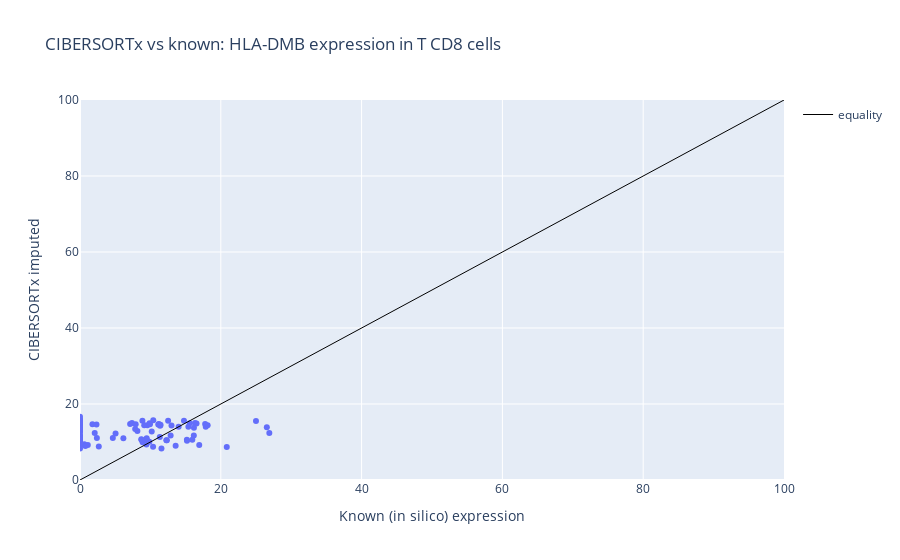

This figure's notebook cell:
### Code cell
fig = px.scatter(
    x=sample_cell_type_geps.loc[pd.IndexSlice[:, gene], :][cell_type],
    y=all_inferred_geps.loc[pd.IndexSlice[:, gene_csx], :][cell_type],
    title=f"CIBERSORTx vs known: {gene} expression in {cell_type} cells",
)
fig.add_trace(
    go.Scatter(
        x=[0, 100],
        y=[0, 100],
        mode="lines",
        line=dict(color="black", width=1),
        name="equality",
    )
)
fig.update_layout(
    xaxis_title="Known (in silico) expression",
    yaxis_title="CIBERSORTx imputed",
)
fig.update_yaxes(range=(0, 100))
fig.update_xaxes(range=(0, 100))

### Figure 1 — Plotly figure (JSON) as saved in the notebook; plotly's stock layout.template omitted (floating-point values rounded to 4 significant figures)
{"data": [{"hovertemplate": "x=%{x}<br>y=%{y}<extra></extra>", "legendgroup": "", "marker": {"color": "#636efa", "symbol": "circle"}, "mode": "markers", "name": "", "orientation": "v", "showlegend": false, "type": "scatter", "x": [16.55, 8.865, 1.769, 0, 11.37, 0, 11.19, 15.2, 16.34, 0, 0, 16.17, 10.19, 9.558, 17.86, 18.13, 2.669, 0, 1.106, 8.895, 25.0, 0, 2.091, 0, 9.47, 0, 26.54, 7.118, 7.38, 9.882, 9.123, 0, 9.851, 9.44, 15.6, 9.456, 8.154, 6.161, 0, 17.78, 0, 26.9, 12.26, 13.0, 14.01, 0, 16.18, 0, 12.34, 11.34, 15.18, 7.838, 0, 0, 0, 0, 11.37, 8.736, 0, 11.12, 0, 0, 0, 14.77, 15.39, 13.59, 8.711, 11.45, 7.91, 12.52, 10.41, 0, 0, 10.38, 12.87, 2.341, 0, 0, 0, 0, 0, 0, 0, 0.6095, 0, 15.95, 0, 16.94, 20.85, 2.397, 9.937, 5.051, 0, 0, 4.663, 0, 0, 0, 11.57, 0.7665], "xaxis": "x", "y": [14.84, 15.62, 14.64, 10.71, 14.56, 14.58, 14.75, 10.35, 14.97, 11.49, 9.107, 11.68, 12.77, 14.4, 14.01, 14.39, 8.808, 15.91, 9.232, 9.928, 15.53, 12.51, 12.34, 16.63, 11.0, 15.17, 13.91, 14.77, 14.98, 14.92, 14.38, 14.49, 10.08, 9.31, 14.93, 10.69, 12.92, 10.98, 12.86, 14.74, 10.9, 12.34, 10.49, 14.32, 14.0, 13.94, 13.78, 10.75, 10.49, 11.32, 10.61, 13.43, 13.51, 13.43, 9.947, 11.47, 14.26, 10.62, 14.24, 14.6, 9.555, 11.71, 13.78, 15.58, 14.03, 9.001, 10.72, 14.48, 14.65, 15.59, 15.7, 11.28, 10.74, 8.732, 11.74, 14.6, 15.33, 14.35, 10.53, 8.309, 9.625, 15.76, 10.56, 9.397, 11.08, 10.59, 14.13, 9.202, 8.695, 11.05, 14.65, 12.25, 10.59, 13.54, 11.03, 15.09, 9.084, 15.37, 8.304, 8.941], "yaxis": "y"}, {"line": {"color": "black", "width": 1}, "mode": "lines", "name": "equality", "type": "scatter", "x": [0, 100], "y": [0, 100]}], "layout": {"autosize": true, "legend": {"tracegroupgap": 0}, "title": {"text": "CIBERSORTx vs known: HLA-DMB expression in T CD8 cells"}, "xaxis": {"anchor": "y", "domain": [0, 1], "range": [0, 100], "title": {"text": "Known (in silico) expression"}, "type": "linear"}, "yaxis": {"anchor": "x", "domain": [0, 1], "range": [0, 100], "title": {"text": "CIBERSORTx imputed"}, "type": "linear"}}}
